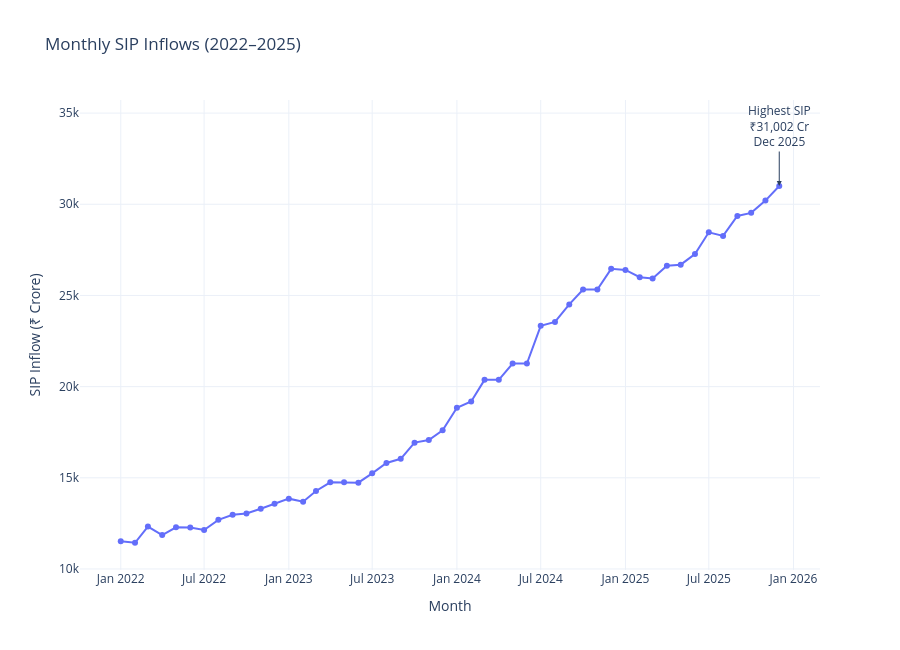

Notebook cell for this chart:
### Markdown cell above
# 3. Monthly SIP Inflow Trend Analysis

### Objective

This visualization tracks monthly SIP (Systematic Investment Plan) inflows from January 2022 to December 2025.

The chart highlights the record SIP inflow achieved in December 2025, indicating increasing retail investor participation in mutual funds.

### Code cell
#SIP Inflow Time Series

monthly_sip["month"] = pd.to_datetime(monthly_sip["month"])

highest = monthly_sip.loc[
    monthly_sip["sip_inflow_crore"].idxmax()
]

fig = px.line(
    monthly_sip,
    x="month",
    y="sip_inflow_crore",
    markers=True,
    title="Monthly SIP Inflows (2022–2025)",
    template="plotly_white",
    labels={
        "month":"Month",
        "sip_inflow_crore":"SIP Inflow (₹ Crore)"
    }
)

# Convert Timestamp to string
highest_date = highest["month"].strftime("%b %Y")

fig.add_annotation(
    x=highest["month"].to_pydatetime(),
    y=float(highest["sip_inflow_crore"]),
    text=f"Highest SIP<br>₹{int(highest['sip_inflow_crore']):,} Cr<br>{highest_date}",
    showarrow=True,
    arrowhead=2,
    ax=0,
    ay=-60
)

fig.update_layout(
    height=650,
    hovermode="x unified"
)

fig.show()

### Figure 1 — Plotly figure (JSON) as saved in the notebook; plotly's stock layout.template omitted (floating-point values rounded to 4 significant figures)
{"data": [{"hovertemplate": "Month=%{x}<br>SIP Inflow (₹ Crore)=%{y}<extra></extra>", "legendgroup": "", "line": {"color": "#636efa", "dash": "solid"}, "marker": {"symbol": "circle"}, "mode": "lines+markers", "name": "", "orientation": "v", "showlegend": false, "type": "scatter", "x": ["2022-01-01T00:00:00", "2022-02-01T00:00:00", "2022-03-01T00:00:00", "2022-04-01T00:00:00", "2022-05-01T00:00:00", "2022-06-01T00:00:00", "2022-07-01T00:00:00", "2022-08-01T00:00:00", "2022-09-01T00:00:00", "2022-10-01T00:00:00", "2022-11-01T00:00:00", "2022-12-01T00:00:00", "2023-01-01T00:00:00", "2023-02-01T00:00:00", "2023-03-01T00:00:00", "2023-04-01T00:00:00", "2023-05-01T00:00:00", "2023-06-01T00:00:00", "2023-07-01T00:00:00", "2023-08-01T00:00:00", "2023-09-01T00:00:00", "2023-10-01T00:00:00", "2023-11-01T00:00:00", "2023-12-01T00:00:00", "2024-01-01T00:00:00", "2024-02-01T00:00:00", "2024-03-01T00:00:00", "2024-04-01T00:00:00", "2024-05-01T00:00:00", "2024-06-01T00:00:00", "2024-07-01T00:00:00", "2024-08-01T00:00:00", "2024-09-01T00:00:00", "2024-10-01T00:00:00", "2024-11-01T00:00:00", "2024-12-01T00:00:00", "2025-01-01T00:00:00", "2025-02-01T00:00:00", "2025-03-01T00:00:00", "2025-04-01T00:00:00", "2025-05-01T00:00:00", "2025-06-01T00:00:00", "2025-07-01T00:00:00", "2025-08-01T00:00:00", "2025-09-01T00:00:00", "2025-10-01T00:00:00", "2025-11-01T00:00:00", "2025-12-01T00:00:00"], "xaxis": "x", "y": [11517, 11438, 12328, 11863, 12286, 12276, 12140, 12694, 12976, 13040, 13306, 13573, 13856, 13687, 14276, 14749, 14749, 14734, 15245, 15814, 16042, 16928, 17073, 17610, 18838, 19187, 20371, 20371, 21262, 21262, 23332, 23547, 24509, 25323, 25320, 26459, 26400, 25999, 25926, 26632, 26688, 27274, 28464, 28265, 29361, 29529, 30200, 31002], "yaxis": "y"}], "layout": {"annotations": [{"arrowhead": 2, "ax": 0, "ay": -60, "showarrow": true, "text": "Highest SIP<br>₹31,002 Cr<br>Dec 2025", "x": "2025-12-01T00:00:00", "y": 31002}], "height": 650, "hovermode": "x unified", "legend": {"tracegroupgap": 0}, "title": {"text": "Monthly SIP Inflows (2022–2025)"}, "xaxis": {"anchor": "y", "domain": [0, 1], "title": {"text": "Month"}}, "yaxis": {"anchor": "x", "domain": [0, 1], "title": {"text": "SIP Inflow (₹ Crore)"}}}}
